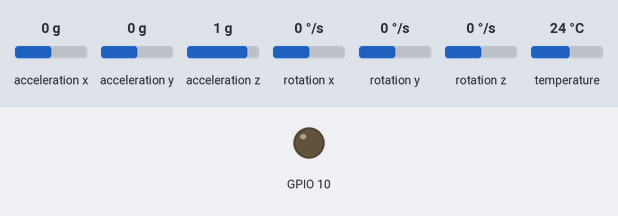
This sketch was run on a simulated Seeed XIAO ESP32-C3. Shown: output pins drawn as LEDs (lit = HIGH). The test bench sets the inputs (shaded band); at power-on: acceleration x 0 g, acceleration y 0 g, acceleration z 1 g, rotation x 0 °/s, rotation y 0 °/s, rotation z 0 °/s, temperature 24 °C. Storage starts empty; what the sketch prints to the serial monitor is not drawn.

Above: at 0.1 s.
At 2.1 s:
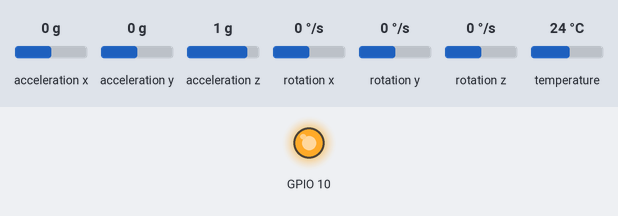
Timing chart, 0 to 3.6 s (numbered marks = the images above):
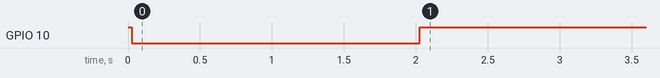

The sketch:

IMU_SD_card_read.ino
```cpp
/**
 * Headless Data Logger for Edge Impulse
 * Board: Seeed XIAO ESP32C3 + Expansion Base
 * Sensor: MPU6050
 * Output: CSV files on SD Card
 */

#include <Wire.h>
#include <SPI.h>
#include <SD.h>
#include <Adafruit_MPU6050.h>
#include <Adafruit_Sensor.h>

// --- Configuration ---
const int SD_CS_PIN = D2;        // Chip Select for Expansion Base
const int SAMPLE_RATE_HZ = 62.5; // Edge Impulse often defaults to 62.5Hz, but 50-100Hz is fine
const unsigned long INTERVAL_MS = 1000 / SAMPLE_RATE_HZ;

// --- Objects ---
Adafruit_MPU6050 mpu;
File dataFile;
String fileName;

// --- State Variables ---
unsigned long lastSampleTime = 0;
bool isError = false;

// --- Helper: Blink LED to indicate error ---
void signalError() {
  isError = true;
  while (true) {
    digitalWrite(10, LOW);  // On
    delay(100);
    digitalWrite(10, HIGH); // Off
    delay(100);
  }
}

// --- Helper: Find next available filename ---
// Looks for DATA_00.csv, DATA_01.csv, etc.
String getNextFileName() {
  int index = 0;
  String name;
  while (true) {
    // Format filename to fit 8.3 convention just to be safe with older FAT
    if (index < 10) name = "/DATA_0" + String(index) + ".csv";
    else name = "/DATA_" + String(index) + ".csv";

    if (!SD.exists(name)) {
      return name;
    }
    index++;
    if (index > 99) signalError(); // Too many files, clean your SD card
  }
}

void setup() {
  Serial.begin(115200);
  pinMode(10, OUTPUT);
  digitalWrite(10, HIGH); // LED Off (Active LOW usually)

  // 1. Initialize SD Card
  // Note: ESP32C3 SPI pins are remappable, but standard library handles default usually.
  // If fails, ensure your board is selected correctly in IDE.
  if (!SD.begin(SD_CS_PIN)) {
    Serial.println("SD Card Mount Failed");
    signalError();
  }

  // 2. Initialize MPU6050
  if (!mpu.begin()) {
    Serial.println("MPU6050 Chip not found");
    signalError();
  }

  // 3. Sensor Settings (Tweak based on expected motion intensity)
  mpu.setAccelerometerRange(MPU6050_RANGE_4_G); // Walking/Running usually fits in 4G
  mpu.setGyroRange(MPU6050_RANGE_500_DEG);
  mpu.setFilterBandwidth(MPU6050_BAND_21_HZ);

  // 4. Create File and Write Header
  fileName = getNextFileName();
  Serial.print("Logging to: "); Serial.println(fileName);

  dataFile = SD.open(fileName, FILE_WRITE);
  if (!dataFile) {
    Serial.println("Failed to open file for writing");
    signalError();
  }

  // Edge Impulse CSV Header
  dataFile.println("timestamp,accX,accY,accZ,gyroX,gyroY,gyroZ");
  dataFile.flush(); // Ensure header is written

  // Visual cue that we are ready: Long 2s LED ON
  digitalWrite(10, LOW);
  delay(2000);
  digitalWrite(10, HIGH);
}

void loop() {
  unsigned long currentMillis = millis();

  // Non-blocking sampling loop
  if (currentMillis - lastSampleTime >= INTERVAL_MS) {
    lastSampleTime = currentMillis;

    // Get new sensor events
    sensors_event_t a, g, temp;
    mpu.getEvent(&a, &g, &temp);

    // Prepare CSV String
    // Format: timestamp, ax, ay, az, gx, gy, gz
    // Units: m/s^2 and rad/s (Adafruit standard)
    String dataString = String(currentMillis) + "," +
                        String(a.acceleration.x) + "," +
                        String(a.acceleration.y) + "," +
                        String(a.acceleration.z) + "," +
                        String(g.gyro.x) + "," +
                        String(g.gyro.y) + "," +
                        String(g.gyro.z);

    // Write to SD
    // Note: We open/close or flush periodically.
    // Keeping it open is faster but risks data loss on power cut.
    // For a run, we assume battery holds. We flush every write or every N writes.
    if (dataFile) {
      dataFile.println(dataString);

      // Flush occasionally to save data (e.g., every write is safer but slower)
      // Removing this flush will save battery and speed, but risks losing the whole file if power cuts.
      dataFile.flush();

      // Optional: Blink LED briefly every sample (can be annoying)
      // or toggle LED state to show aliveness.
      // digitalWrite(10, !digitalRead(10));
    } else {
      signalError();
    }
  }
}
```
